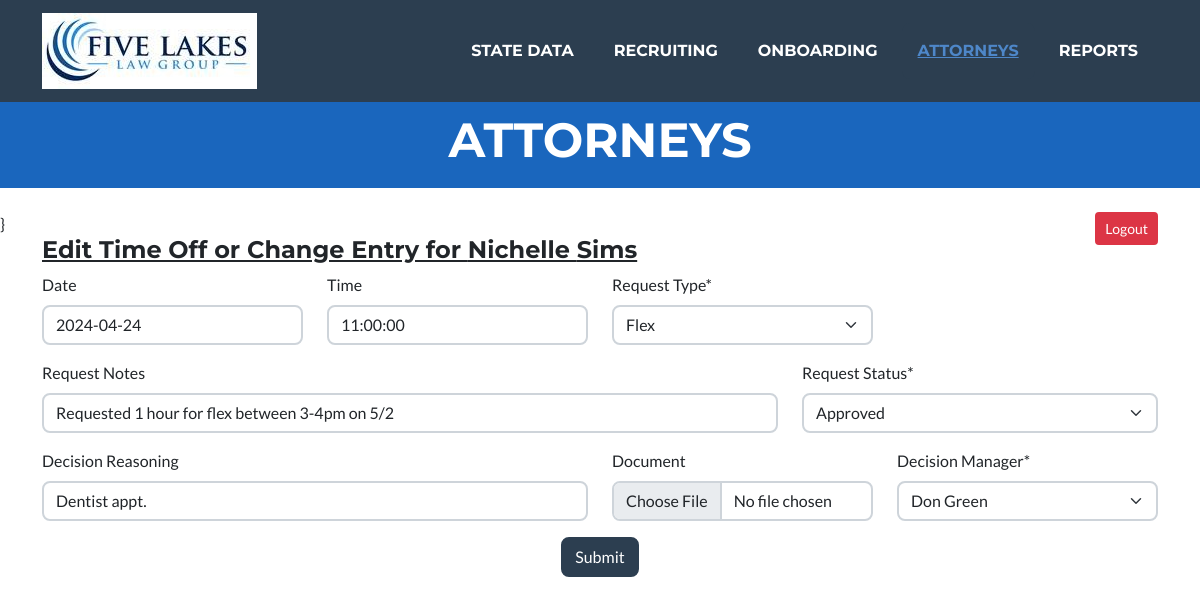
/attorneys/edit_hr/30/62/ (signed in), run on the app's committed database.
### attorneys/models.py (models this page shows, shortened)
class Employee(models.Model):
    class Meta:
        verbose_name = "Employee"
        verbose_name_plural = "Employees"
    states = State.objects.order_by('state_abbrev')
    STATE_CHOICES = []
    for state in states:
        each_state = (state.state_abbrev, state.state_abbrev)
        STATE_CHOICES.append(each_state)
    states_list = State.objects.all().order_by('manager')
    temp_list = []
    for state in states_list:
        temp_list.append(state.manager)
    manager_list = list(OrderedDict.fromkeys(temp_list))
    MANAGER_OPTIONS = []
    for manager in manager_list:
        each_manager = (manager, manager)
        MANAGER_OPTIONS.append(each_manager)
    EMPLOYMENT_OPTIONS = [
        ('Full-Time', 'Full-Time'),
        ('Part-Time', 'Part-Time'),
        ('Of Counsel', 'Of Counsel'),
        ('Floater', 'Floater'),
    ]
    SOURCE_OPTIONS = [
        ('Indeed', 'Indeed'),
        ('Linked In', 'Linked In'),
        ('Recruiter', 'Recruiter'),
        ('Employee Referral', 'Employee Referral'),
    ]
    FIRM_OPTIONS = [
        ('Huron Law Group', 'Huron Law Group'),
        ('Five Lakes Law Group', 'Five Lakes Law Group'),
    ]
    GENDER_CHOICES = [
        ('Male', 'Male'),
        ('Female', 'Female')
    ]
    STEP_CHOICES = [
        ('New Resume', 'New Resume'),
        ('Interview1', 'Interview1'),
        ('Interview2', 'Interview2'),
        ('Final', 'Final'),
        ('Open File', 'Open File')
    ]
    PRIORITY_CHOICES = [
        ('Critical', 'Critical'),
        ('High', 'High'),
        ('Medium', 'Medium'),
        ('Low', 'Low'),
    ]
    employee_id = models.BigAutoField("Employee ID", primary_key=True)
    is_active = models.BooleanField("Is Active", default=True, blank=True, null=True)
    state_abbrev = models.CharField("State", max_length=25,
        choices = STATE_CHOICES, blank=False, null=True)
    position = models.CharField("Position", max_length=25,
        choices = EMPLOYMENT_OPTIONS, blank=True, null=False, default="Full-Time")
    salary = models.CharField("Salary", max_length=10, default = "80,000", blank=False, null=False)
    manager = models.CharField("Manager", max_length=50,
        choices = MANAGER_OPTIONS, blank=True, null=False, default="")
    gender = models.CharField("Gender", max_length=10,
        choices = GENDER_CHOICES, blank=False, null=True)
    first_name = models.CharField("First Name", max_length=25, blank=False, null=False)
    middle_name = models.CharField("Middle Name", max_length=25, blank=True, null=False)
    last_name = models.CharField("Last Name", max_length=25, blank=False, null=False)
    phone = models.CharField("Phone Number", max_length=15, blank=True, null=True)
    email = models.EmailField("Email", max_length=254, blank=True, null=True)
    five_lakes_firm = models.BooleanField("Five Lakes Law Group", default=True)
    huron_firm = models.BooleanField("Huron Law Group", default=False)
    resume = models.FileField(upload_to='resumes/', blank=True, null=True)
    hire_date = models.DateField("Start Date", max_length=255, blank=True, null=True)
    start_date = models.DateField("Start Date", max_length=255, blank=True, null=True)
    onboarding_step = models.CharField("Last Name", max_length=50, blank=True, null=True)
    onboarding_complete = models.BooleanField("Onboarding Complete", default=False)
    priority = models.CharField("Criticality Level", max_length=10,
        choices = PRIORITY_CHOICES, default="Low", blank=False, null=True)
    prev_page = models.CharField("Last Name", max_length=100, blank=True, null=True)

class HR_Requests_Model(models.Model):
    class Meta:
        verbose_name = "Flex and PTO/UTO Tracking"
        verbose_name_plural = "Flex and PTO/UTO Tracking"
    MANAGER_OPTIONS  = get_manager_options()
    TYPE_CHOICES = [
        ('Flex', 'Flex'),
        ('PTO', 'PTO'),
        ('UTO', 'UTO'),
        ('Other', 'Other'),
    ]
    APPROVAL_CHOICES = [
        ('Pending', 'Pending'),
        ('Approved', 'Approved'),
        ('Denied', 'Denied'),
    ]
    employee_id = models.ForeignKey(Employee, on_delete=models.CASCADE)
    date = models.DateField("Date", default=datetime.today().strftime(("%m/%d/%Y")),
               max_length=25, blank=True, null=True)
    time = models.TimeField("Time", max_length=25, blank=True, null=True)
    request_type = models.CharField("Request Type", max_length=25, choices = TYPE_CHOICES,
                blank=False, null=True)
    request_note = models.CharField("Request Notes", max_length=255,
                blank=True, null=True)
    approval_status = models.CharField("Request Status", default="Pending", max_length=25, choices = APPROVAL_CHOICES,
                blank=False, null=True)
    document = models.FileField(upload_to='HR/', blank=True, null=True)
    reasoning = models.CharField("Decision Reasoning", max_length=255,
                blank=True, null=True)
    decision_manager = models.CharField("Decision Manager", max_length=50, choices = MANAGER_OPTIONS,
                blank=False, null=True)

### attorneys/views.py (the view)
# urls.py: path('edit_hr/<employee>/<pk>/', views.edit_hr, name="edit_hr"),
@login_required(login_url=reverse_lazy('login'))
def edit_hr(request, pk=None, employee=None):
    context = {'title': 'Edit Metric'}
    attorney_data = Employee.objects.get(employee_id=employee)
    context.update({'attorney': attorney_data})
    if request.method == "POST":
        form = HR_Form(request.POST, request.FILES)
        form.instance.id = pk
        form.instance.employee_id_id = employee
        if form.is_valid():
            form.save()
        return HttpResponseRedirect(reverse_lazy('attorney_data', kwargs={'pk': employee}), context)
    else:
        hr_instance = HR_Requests_Model.objects.get(id=pk, employee_id=employee)
        hrForm = HR_Form(instance=hr_instance)
        context.update({'hrForm': hrForm})
    return render(request, 'templates/attorneys/edit_hr.html', context)

### FiveLakes/templates/attorneys/edit_hr.html (shortened to what this page needs)
{% extends 'templates/index.html' %}
{% load crispy_forms_tags %}
{% load static %}
{% block menu %}
<div class="collapse navbar-collapse" id="navbarResponsive">
    <ul class="navbar-nav ms-auto">
        <li class="nav-item mx-0 mx-lg-1"><a class="nav-link py-3 px-0 px-lg-3 rounded" href="{% url 'states' %}">State Data</a></li>
        <li class="nav-item mx-0 mx-lg-1"><a class="nav-link py-3 px-0 px-lg-3 rounded" href="{% url 'recruiting' %}">Recruiting</a></li>
        <li class="nav-item mx-0 mx-lg-1"><a class="nav-link py-3 px-0 px-lg-3 rounded" href="{% url 'onboarding' %}">Onboarding</a></li>
        <li class="nav-item mx-0 mx-lg-1"><a class="nav-link py-3 px-0 px-lg-3 rounded active" href="{% url 'attorneys' %}">Attorneys</a></li>
        <li class="nav-item mx-0 mx-lg-1"><a class="nav-link py-3 px-0 px-lg-3 rounded" href="#reports">Reports</a></li>
    </ul>
</div>
{% endblock menu %}
{% block header %}
<header class="masthead bg-primary text-white text-center">
    <div class="container d-flex align-items-center flex-column">
        <h4 class="masthead-heading text-uppercase mb-0">Attorneys</h4>
    </div>
</header>
{% endblock header %}
{% block content %}}
    <div class="container">
        <h4><u>Edit Time Off or Change Entry for {{ attorney.first_name }} {{ attorney.last_name }}</u></h4>
    </div>
    <div class="container">
      <form method="post" enctype="multipart/form-data">
        <div class="form-selection">
            {% crispy hrForm %}
        </div>
        <div style="text-align: center">
            <button type="submit" class="btn btn-secondary">Submit</button>
        </div>
      </form>
{% endblock content %}

### data on the page
Employee: first_name "Nichelle", last_name "Sims"
HR_Requests_Model: date "2024-04-24", time "11:00:00", request_type "Flex", request_note "Requested 1 hour for flex between 3-4pm on 5/2", approval_status "Approved", reasoning "Dentist appt.", decision_manager "Don Green"
